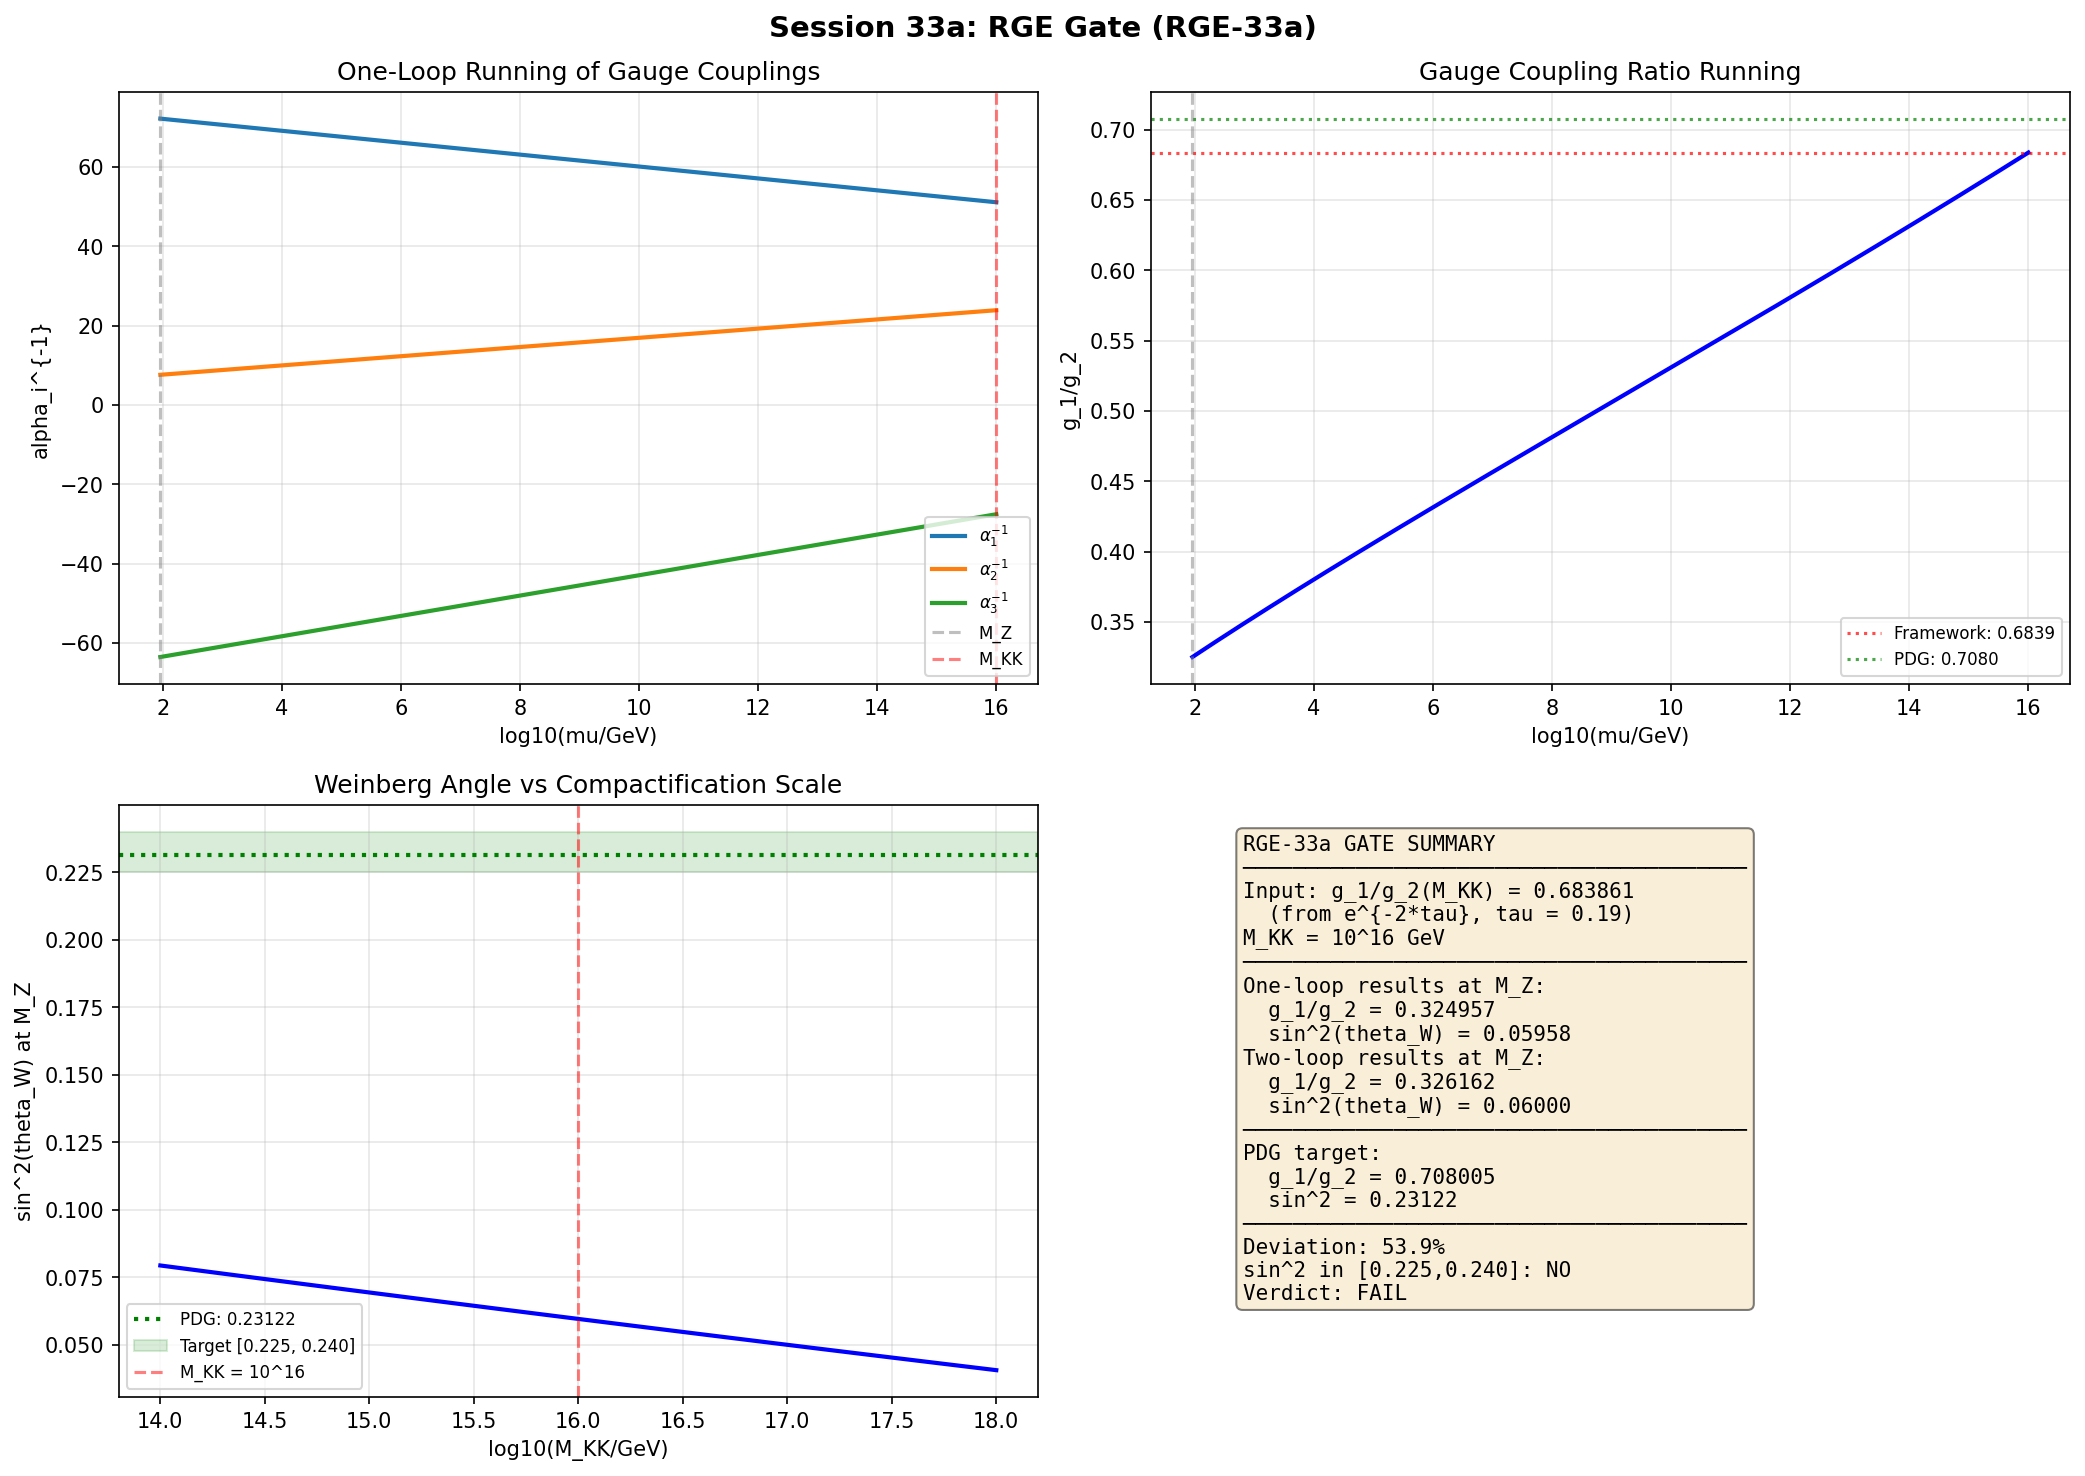

Here is the Python script that generated this plot:
#!/usr/bin/env python3
"""
Session 33a Step 4: RGE Gate -- g1/g2 running from M_KK to M_Z.

Run the bare gauge coupling ratio g_1/g_2 = 0.684 from the compactification
scale M_KK ~ 10^16 GeV to M_Z = 91.1876 GeV using SM one-loop (and two-loop)
beta functions.

Mathematical background:
    The structural identity g_1/g_2 = e^{-2*tau} (Session 17a B-1) with
    tau_dump = 0.190 gives g_1/g_2 = e^{-0.380} = 0.6839 at the
    compactification scale M_KK.

    With GUT normalization (g_1 = sqrt(5/3) * g'), the SM one-loop RGE is:
        1/alpha_i(mu) = 1/alpha_i(M_KK) + b_i/(2*pi) * ln(M_KK/mu)
    where alpha_i = g_i^2/(4*pi) and:
        b_1 = 41/10, b_2 = -19/6, b_3 = -7

    PDG measured values at M_Z:
        sin^2(theta_W) = 0.23122 +/- 0.00003
        alpha_em^{-1} = 127.951 +/- 0.009
        alpha_s = 0.1180 +/- 0.0009

    Gate RGE-33a:
        PASS: g_1(M_Z)/g_2(M_Z) within 10% of 0.710
        SOFT PASS: within 5%
        FAIL: > 10% deviation

Author: sim (phonon-exflation-sim)
Date: 2026-03-06
"""

import numpy as np
import matplotlib
matplotlib.use('Agg')
import matplotlib.pyplot as plt

# ─────────────────────────────────────────────────────────────
# 1. Constants and parameters
# ─────────────────────────────────────────────────────────────

# Masses
M_Z = 91.1876  # GeV
M_KK = 1e16    # GeV (compactification scale)

# SM one-loop beta function coefficients (GUT normalization for U(1))
b1 = 41.0 / 10.0   # U(1)_Y, GUT normalized
b2 = -19.0 / 6.0   # SU(2)_L
b3 = -7.0           # SU(3)_C

# Two-loop coefficients (SM, GUT normalized)
# b_ij: 2-loop contributions: d(alpha_i^{-1})/d(ln mu) = -b_i/(2pi) - sum_j b_ij*alpha_j/(8pi^2)
b11 = 199.0 / 50.0
b12 = 27.0 / 10.0
b13 = 44.0 / 5.0
b21 = 9.0 / 10.0
b22 = 35.0 / 6.0
b23 = 12.0
b31 = 11.0 / 10.0
b32 = 9.0 / 2.0
b33 = -26.0

# Framework input at M_KK
tau_dump = 0.190
g1_over_g2_KK = np.exp(-2 * tau_dump)  # structural identity B-1
print(f"Framework structural identity: g1/g2 = e^{{-2*tau}} = e^{{-{2*tau_dump:.3f}}} = {g1_over_g2_KK:.6f}")

# PDG measured values at M_Z
sin2_W_pdg = 0.23122
alpha_em_inv_pdg = 127.951
alpha_s_pdg = 0.1180

# Derived PDG quantities
# sin^2(theta_W) = g'^2/(g^2+g'^2) = g_1^2/(g_1^2*(5/3) + g_2^2)...
# With GUT normalization: sin^2(theta_W) = (3/5)*alpha_1 / ((3/5)*alpha_1 + alpha_2)
# At M_Z: sin^2 = alpha' / (alpha' + alpha_2) where alpha' = (3/5)*alpha_1_GUT
# Standard: sin^2 = g'^2/(g^2+g'^2), g' = g_1*sqrt(3/5)
# g_1/g_2 = (g'/sqrt(3/5)) / g_2 = (g'/g_2) * sqrt(5/3)
# tan(theta_W) = g'/g_2 = sin(theta_W)/cos(theta_W)
# sin^2 = 0.23122 => sin = 0.4808, cos = 0.8769, tan = 0.5484
# g'/g_2 = tan(theta_W) = 0.5484 (standard normalization)
# g_1_GUT/g_2 = tan(theta_W) * sqrt(5/3) = 0.5484 * 1.2910 = 0.7080
g1_over_g2_MZ_pdg = np.sqrt(sin2_W_pdg / (1 - sin2_W_pdg)) * np.sqrt(5.0/3.0)
print(f"PDG target: g1/g2(M_Z) = sqrt(sin2/(1-sin2)) * sqrt(5/3) = {g1_over_g2_MZ_pdg:.6f}")

# ─────────────────────────────────────────────────────────────
# 2. One-loop RGE solution
# ─────────────────────────────────────────────────────────────

print(f"\n{'=' * 70}")
print("ONE-LOOP RGE")
print(f"{'=' * 70}")

# We need alpha_1(M_KK) and alpha_2(M_KK) individually, not just their ratio.
# The ratio g_1/g_2 = 0.684 gives alpha_1/alpha_2 = (g_1/g_2)^2 = 0.468
# But we need an absolute normalization.

# Approach: parameterize by alpha_2(M_KK) = alpha_GUT, then alpha_1 = ratio^2 * alpha_GUT

# One-loop evolution: 1/alpha_i(M_Z) = 1/alpha_i(M_KK) + b_i/(2pi) * ln(M_KK/M_Z)
L = np.log(M_KK / M_Z)
print(f"  ln(M_KK/M_Z) = {L:.4f}")

# From the ratio alone:
# 1/alpha_1(M_Z) = 1/alpha_1(M_KK) + b_1/(2pi) * L
# 1/alpha_2(M_Z) = 1/alpha_2(M_KK) + b_2/(2pi) * L
# alpha_1(M_KK)/alpha_2(M_KK) = r^2 where r = g_1/g_2 = 0.684

# sin^2(theta_W)(M_Z) = (3/5) * alpha_1 / ((3/5)*alpha_1 + alpha_2)
# At M_Z: sin^2 = alpha_1 / (alpha_1 + (5/3)*alpha_2)  [GUT normalized]

# Let's solve for alpha_GUT = alpha_2(M_KK) by requiring alpha_em(M_Z) = 1/127.951
# 1/alpha_em = 1/alpha_1 + 1/alpha_2 in standard convention
# With GUT normalization: 1/alpha_em = (3/5)/alpha_1_GUT + 1/alpha_2
# Actually: alpha_em = alpha' * cos^2(theta_W) = alpha_2 * sin^2(theta_W)
# 1/alpha_em = 1/alpha_2 + (5/3)/alpha_1_GUT

# Scan alpha_GUT to find consistency
alpha_GUT_range = np.linspace(0.01, 0.10, 1000)
r2 = g1_over_g2_KK**2

best_alpha_GUT = None
best_diff = np.inf

for alpha_GUT in alpha_GUT_range:
    alpha_2_KK = alpha_GUT
    alpha_1_KK = r2 * alpha_GUT

    # One-loop running
    alpha_1_inv_MZ = 1.0/alpha_1_KK + b1/(2*np.pi) * L
    alpha_2_inv_MZ = 1.0/alpha_2_KK + b2/(2*np.pi) * L

    alpha_1_MZ = 1.0 / alpha_1_inv_MZ
    alpha_2_MZ = 1.0 / alpha_2_inv_MZ

    # Electromagnetic coupling
    # 1/alpha_em = (5/3)/alpha_1 + 1/alpha_2 (GUT normalized)
    alpha_em_inv = (5.0/3.0) / alpha_1_MZ + 1.0 / alpha_2_MZ

    diff = abs(alpha_em_inv - alpha_em_inv_pdg)
    if diff < best_diff:
        best_diff = diff
        best_alpha_GUT = alpha_GUT

# Use the best fit
alpha_GUT = best_alpha_GUT
alpha_2_KK = alpha_GUT
alpha_1_KK = r2 * alpha_GUT

print(f"\n  Best-fit alpha_GUT = alpha_2(M_KK) = {alpha_GUT:.6f}")
print(f"  alpha_1(M_KK) = r^2 * alpha_GUT = {alpha_1_KK:.6f}")
print(f"  g_2(M_KK) = {np.sqrt(4*np.pi*alpha_2_KK):.6f}")
print(f"  g_1(M_KK) = {np.sqrt(4*np.pi*alpha_1_KK):.6f}")

# Run to M_Z
alpha_1_inv_MZ = 1.0/alpha_1_KK + b1/(2*np.pi) * L
alpha_2_inv_MZ = 1.0/alpha_2_KK + b2/(2*np.pi) * L

alpha_1_MZ = 1.0 / alpha_1_inv_MZ
alpha_2_MZ = 1.0 / alpha_2_inv_MZ
g1_MZ = np.sqrt(4 * np.pi * alpha_1_MZ)
g2_MZ = np.sqrt(4 * np.pi * alpha_2_MZ)
g1_over_g2_MZ = g1_MZ / g2_MZ

sin2_W_MZ = alpha_1_MZ / (alpha_1_MZ + (5.0/3.0)*alpha_2_MZ)
alpha_em_inv_MZ = (5.0/3.0)/alpha_1_MZ + 1.0/alpha_2_MZ

print(f"\n  One-loop results at M_Z:")
print(f"    alpha_1(M_Z) = {alpha_1_MZ:.6f}")
print(f"    alpha_2(M_Z) = {alpha_2_MZ:.6f}")
print(f"    g_1(M_Z) = {g1_MZ:.6f}")
print(f"    g_2(M_Z) = {g2_MZ:.6f}")
print(f"    g_1/g_2(M_Z) = {g1_over_g2_MZ:.6f}")
print(f"    sin^2(theta_W) = {sin2_W_MZ:.6f}")
print(f"    1/alpha_em = {alpha_em_inv_MZ:.3f}")

# ─────────────────────────────────────────────────────────────
# 3. Two-loop corrections (perturbative estimate)
# ─────────────────────────────────────────────────────────────

print(f"\n{'=' * 70}")
print("TWO-LOOP CORRECTIONS")
print(f"{'=' * 70}")

# Solve 2-loop RGE numerically using scipy.integrate
from scipy.integrate import solve_ivp

def rge_2loop(t, y):
    """Two-loop RGE for alpha_i^{-1}(t) where t = ln(mu/M_Z).

    d(alpha_i^{-1})/dt = -b_i/(2*pi) - sum_j b_ij * alpha_j / (8*pi^2)
    """
    a1_inv, a2_inv, a3_inv = y
    a1, a2, a3 = 1.0/a1_inv, 1.0/a2_inv, 1.0/a3_inv

    da1_inv = -b1/(2*np.pi) - (b11*a1 + b12*a2 + b13*a3)/(8*np.pi**2)
    da2_inv = -b2/(2*np.pi) - (b21*a1 + b22*a2 + b23*a3)/(8*np.pi**2)
    da3_inv = -b3/(2*np.pi) - (b31*a1 + b32*a2 + b33*a3)/(8*np.pi**2)

    return [da1_inv, da2_inv, da3_inv]

# Initial conditions at M_KK
# Also need alpha_3(M_KK) -- use one-loop running backwards from alpha_s(M_Z) = 0.118
alpha_3_inv_KK = 1.0/alpha_s_pdg + b3/(2*np.pi) * L  # running backward
alpha_3_KK = 1.0/alpha_3_inv_KK

print(f"  alpha_3(M_KK) = {alpha_3_KK:.6f} (from alpha_s(M_Z) = {alpha_s_pdg})")

# Run from M_KK down to M_Z
t_KK = np.log(M_KK / M_Z)  # t at M_KK
t_MZ = 0.0                  # t at M_Z

y0 = [1.0/alpha_1_KK, 1.0/alpha_2_KK, 1.0/alpha_3_KK]

sol = solve_ivp(rge_2loop, [t_KK, t_MZ], y0, method='RK45',
                dense_output=True, rtol=1e-10, atol=1e-12)

if sol.success:
    y_MZ = sol.sol(0.0)
    a1_2loop = 1.0 / y_MZ[0]
    a2_2loop = 1.0 / y_MZ[1]
    a3_2loop = 1.0 / y_MZ[2]

    g1_2loop = np.sqrt(4*np.pi*a1_2loop)
    g2_2loop = np.sqrt(4*np.pi*a2_2loop)
    ratio_2loop = g1_2loop / g2_2loop

    sin2_2loop = a1_2loop / (a1_2loop + (5.0/3.0)*a2_2loop)
    aem_inv_2loop = (5.0/3.0)/a1_2loop + 1.0/a2_2loop

    print(f"\n  Two-loop results at M_Z:")
    print(f"    alpha_1(M_Z) = {a1_2loop:.6f}")
    print(f"    alpha_2(M_Z) = {a2_2loop:.6f}")
    print(f"    alpha_3(M_Z) = {a3_2loop:.6f}")
    print(f"    g_1/g_2(M_Z) = {ratio_2loop:.6f}")
    print(f"    sin^2(theta_W) = {sin2_2loop:.6f}")
    print(f"    1/alpha_em = {aem_inv_2loop:.3f}")
    print(f"    alpha_s(M_Z) = {a3_2loop:.6f}")

    # Two-loop shift
    print(f"\n  Two-loop shift:")
    print(f"    delta(g_1/g_2) = {ratio_2loop - g1_over_g2_MZ:.6f}")
    print(f"    delta(sin^2) = {sin2_2loop - sin2_W_MZ:.6f}")
else:
    print("  Two-loop integration failed!")
    ratio_2loop = g1_over_g2_MZ
    sin2_2loop = sin2_W_MZ

# ─────────────────────────────────────────────────────────────
# 4. Gate evaluation
# ─────────────────────────────────────────────────────────────

print(f"\n{'=' * 70}")
print("GATE EVALUATION: RGE-33a")
print(f"{'=' * 70}")

target = g1_over_g2_MZ_pdg  # 0.7080
g1g2_best = ratio_2loop  # two-loop result
deviation = abs(g1g2_best - target) / target * 100

print(f"\n  Framework prediction: g_1/g_2(M_KK) = {g1_over_g2_KK:.6f}")
print(f"  After SM RGE running (two-loop): g_1/g_2(M_Z) = {g1g2_best:.6f}")
print(f"  PDG target: g_1/g_2(M_Z) = {target:.6f}")
print(f"  Deviation: {deviation:.2f}%")
print(f"  sin^2(theta_W) prediction: {sin2_2loop:.5f}")
print(f"  PDG sin^2(theta_W): {sin2_W_pdg:.5f}")
print(f"  sin^2 deviation: {abs(sin2_2loop - sin2_W_pdg)/sin2_W_pdg*100:.2f}%")

# Gate
if deviation < 5:
    verdict = "SOFT PASS"
elif deviation < 10:
    verdict = "PASS"
else:
    verdict = "FAIL"

print(f"\n  >>> RGE-33a verdict: {verdict} ({deviation:.1f}% deviation) <<<")
print(f"  (SOFT PASS < 5%, PASS < 10%, FAIL > 10%)")

# Check sin^2 in [0.225, 0.240]
sin2_in_range = 0.225 <= sin2_2loop <= 0.240
print(f"\n  sin^2(theta_W) in [0.225, 0.240]: {'YES' if sin2_in_range else 'NO'}")
print(f"  (PDG: 0.23122)")

# ─────────────────────────────────────────────────────────────
# 5. Sensitivity analysis
# ─────────────────────────────────────────────────────────────

print(f"\n{'=' * 70}")
print("SENSITIVITY TO M_KK")
print(f"{'=' * 70}")

M_KK_range = np.logspace(14, 18, 50)
g1g2_vs_MKK = np.zeros(len(M_KK_range))
sin2_vs_MKK = np.zeros(len(M_KK_range))

for i, M in enumerate(M_KK_range):
    L_i = np.log(M / M_Z)
    a1_inv = 1.0/alpha_1_KK + b1/(2*np.pi) * L_i
    a2_inv = 1.0/alpha_2_KK + b2/(2*np.pi) * L_i
    a1_i = 1.0/a1_inv
    a2_i = 1.0/a2_inv
    g1g2_vs_MKK[i] = np.sqrt(a1_i/a2_i)
    sin2_vs_MKK[i] = a1_i / (a1_i + (5.0/3.0)*a2_i)

# Find M_KK where sin^2 = 0.231
from scipy.interpolate import interp1d
f_sin2 = interp1d(np.log10(M_KK_range), sin2_vs_MKK, kind='cubic')
from scipy.optimize import brentq
try:
    log_M_best = brentq(lambda lm: f_sin2(lm) - sin2_W_pdg, 14, 18)
    M_best = 10**log_M_best
    print(f"  M_KK for exact sin^2(theta_W) = 0.231: {M_best:.2e} GeV")
except:
    print(f"  Could not find M_KK for exact sin^2")

for M in [1e14, 1e15, 1e16, 1e17, 1e18]:
    idx = np.argmin(np.abs(M_KK_range - M))
    print(f"  M_KK = {M:.0e}: sin^2 = {sin2_vs_MKK[idx]:.5f}, "
          f"g_1/g_2 = {g1g2_vs_MKK[idx]:.5f}")

# ─────────────────────────────────────────────────────────────
# 6. Plot
# ─────────────────────────────────────────────────────────────

fig, axes = plt.subplots(2, 2, figsize=(14, 10))

# Panel 1: Running couplings
ax = axes[0, 0]
mu_range = np.logspace(np.log10(M_Z), np.log10(M_KK), 500)
t_range = np.log(mu_range / M_Z)
# One-loop
for bi, label, color in [(b1, 'alpha_1^{-1}', 'C0'),
                          (b2, 'alpha_2^{-1}', 'C1'),
                          (b3, 'alpha_3^{-1}', 'C2')]:
    if bi == b1:
        a_inv_0 = 1.0/alpha_1_KK
    elif bi == b2:
        a_inv_0 = 1.0/alpha_2_KK
    else:
        a_inv_0 = 1.0/alpha_3_KK
    a_inv = a_inv_0 + bi/(2*np.pi) * (t_KK - t_range)
    ax.plot(np.log10(mu_range), a_inv, '-', color=color, linewidth=2,
            label=f'$\\{label}$')

ax.axvline(x=np.log10(M_Z), color='gray', linestyle='--', alpha=0.5, label='M_Z')
ax.axvline(x=16, color='red', linestyle='--', alpha=0.5, label='M_KK')
ax.set_xlabel('log10(mu/GeV)')
ax.set_ylabel('alpha_i^{-1}')
ax.set_title('One-Loop Running of Gauge Couplings')
ax.legend(fontsize=8)
ax.grid(True, alpha=0.3)

# Panel 2: g_1/g_2 ratio vs scale
ax = axes[0, 1]
a1_inv_mu = 1.0/alpha_1_KK + b1/(2*np.pi) * (t_KK - t_range)
a2_inv_mu = 1.0/alpha_2_KK + b2/(2*np.pi) * (t_KK - t_range)
ratio_mu = np.sqrt((1.0/a1_inv_mu) / (1.0/a2_inv_mu))
ax.plot(np.log10(mu_range), ratio_mu, 'b-', linewidth=2)
ax.axhline(y=g1_over_g2_KK, color='red', linestyle=':', alpha=0.7,
           label=f'Framework: {g1_over_g2_KK:.4f}')
ax.axhline(y=g1_over_g2_MZ_pdg, color='green', linestyle=':', alpha=0.7,
           label=f'PDG: {g1_over_g2_MZ_pdg:.4f}')
ax.axvline(x=np.log10(M_Z), color='gray', linestyle='--', alpha=0.5)
ax.set_xlabel('log10(mu/GeV)')
ax.set_ylabel('g_1/g_2')
ax.set_title('Gauge Coupling Ratio Running')
ax.legend(fontsize=8)
ax.grid(True, alpha=0.3)

# Panel 3: sin^2(theta_W) vs M_KK
ax = axes[1, 0]
ax.plot(np.log10(M_KK_range), sin2_vs_MKK, 'b-', linewidth=2)
ax.axhline(y=sin2_W_pdg, color='green', linestyle=':', linewidth=2,
           label=f'PDG: {sin2_W_pdg:.5f}')
ax.axhspan(0.225, 0.240, alpha=0.15, color='green', label='Target [0.225, 0.240]')
ax.axvline(x=16, color='red', linestyle='--', alpha=0.5, label='M_KK = 10^16')
ax.set_xlabel('log10(M_KK/GeV)')
ax.set_ylabel('sin^2(theta_W) at M_Z')
ax.set_title('Weinberg Angle vs Compactification Scale')
ax.legend(fontsize=8)
ax.grid(True, alpha=0.3)

# Panel 4: Summary table as text
ax = axes[1, 1]
ax.axis('off')
summary = (
    f"RGE-33a GATE SUMMARY\n"
    f"{'─' * 40}\n"
    f"Input: g_1/g_2(M_KK) = {g1_over_g2_KK:.6f}\n"
    f"  (from e^{{-2*tau}}, tau = {tau_dump})\n"
    f"M_KK = 10^16 GeV\n"
    f"{'─' * 40}\n"
    f"One-loop results at M_Z:\n"
    f"  g_1/g_2 = {g1_over_g2_MZ:.6f}\n"
    f"  sin^2(theta_W) = {sin2_W_MZ:.5f}\n"
    f"Two-loop results at M_Z:\n"
    f"  g_1/g_2 = {ratio_2loop:.6f}\n"
    f"  sin^2(theta_W) = {sin2_2loop:.5f}\n"
    f"{'─' * 40}\n"
    f"PDG target:\n"
    f"  g_1/g_2 = {target:.6f}\n"
    f"  sin^2 = {sin2_W_pdg:.5f}\n"
    f"{'─' * 40}\n"
    f"Deviation: {deviation:.1f}%\n"
    f"sin^2 in [0.225,0.240]: {'YES' if sin2_in_range else 'NO'}\n"
    f"Verdict: {verdict}"
)
ax.text(0.1, 0.95, summary, transform=ax.transAxes, fontsize=10,
        verticalalignment='top', fontfamily='monospace',
        bbox=dict(boxstyle='round', facecolor='wheat', alpha=0.5))

plt.suptitle('Session 33a: RGE Gate (RGE-33a)',
             fontsize=14, fontweight='bold')
plt.tight_layout()
plt.savefig('tier0-computation/s33a_rge_gate.png', dpi=150, bbox_inches='tight')
print("\nPlot saved: tier0-computation/s33a_rge_gate.png")

# ─────────────────────────────────────────────────────────────
# 7. Save
# ─────────────────────────────────────────────────────────────

np.savez('tier0-computation/s33a_rge_gate.npz',
         g1_over_g2_KK=np.array([g1_over_g2_KK]),
         g1_over_g2_MZ_1loop=np.array([g1_over_g2_MZ]),
         g1_over_g2_MZ_2loop=np.array([ratio_2loop]),
         g1_over_g2_MZ_pdg=np.array([target]),
         sin2_1loop=np.array([sin2_W_MZ]),
         sin2_2loop=np.array([sin2_2loop]),
         sin2_pdg=np.array([sin2_W_pdg]),
         deviation_pct=np.array([deviation]),
         verdict=np.array([verdict]),
         alpha_GUT=np.array([alpha_GUT]),
         M_KK=np.array([M_KK]),
         tau_dump=np.array([tau_dump]),
         M_KK_range=M_KK_range,
         sin2_vs_MKK=sin2_vs_MKK,
         g1g2_vs_MKK=g1g2_vs_MKK,
         )
print("Data saved: tier0-computation/s33a_rge_gate.npz")
